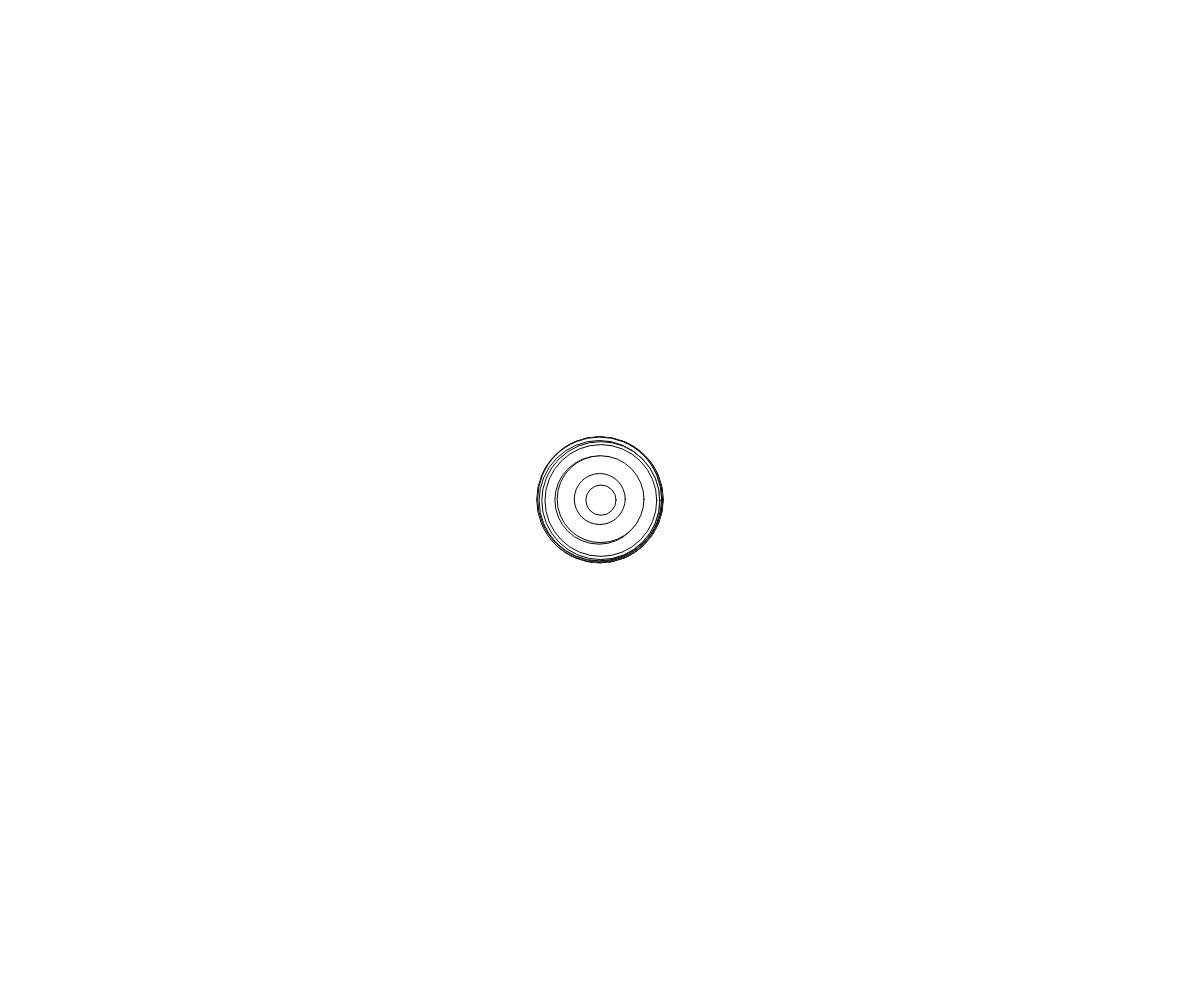
Frame 1 (no input)
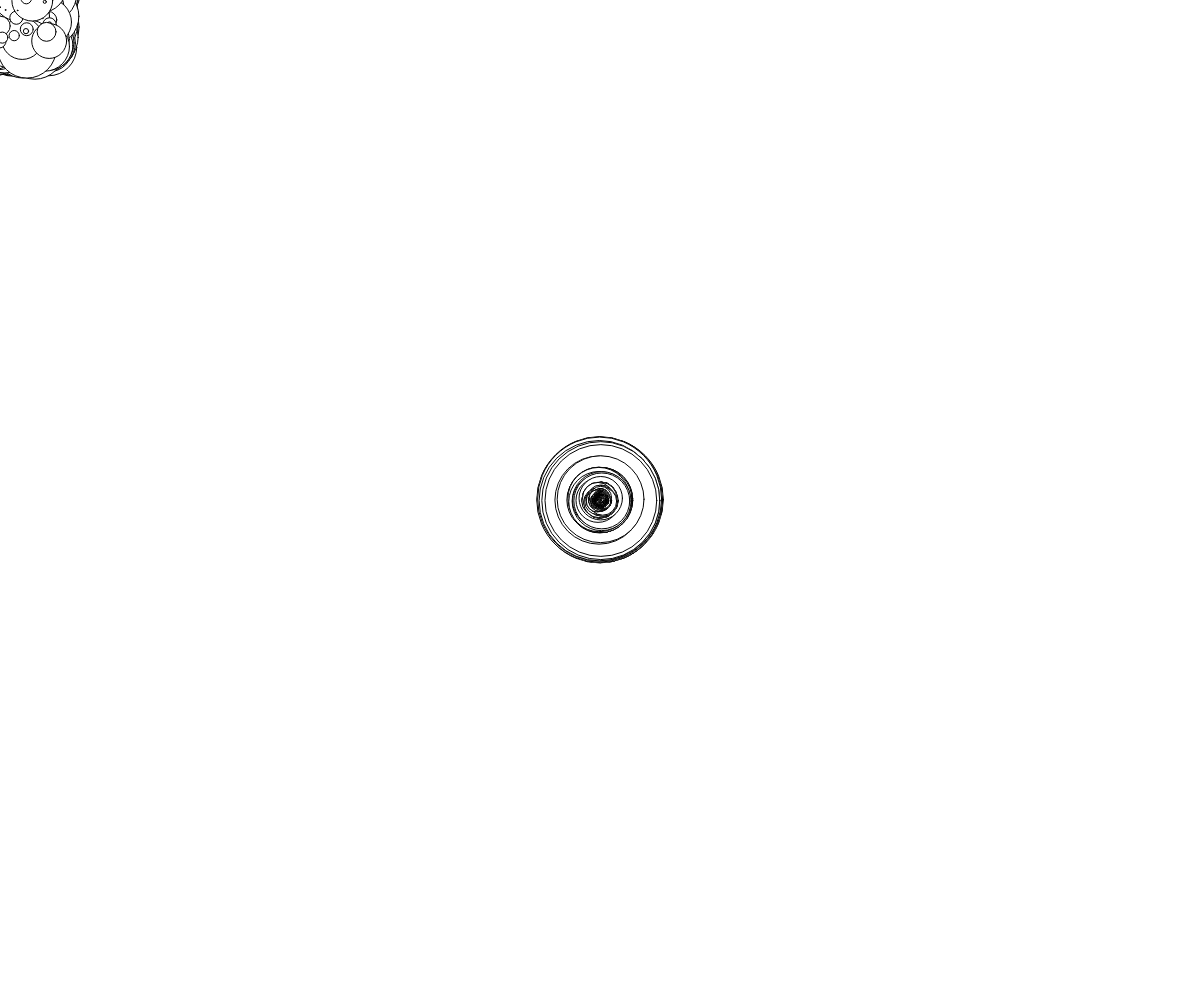
Frame 60 (no input)
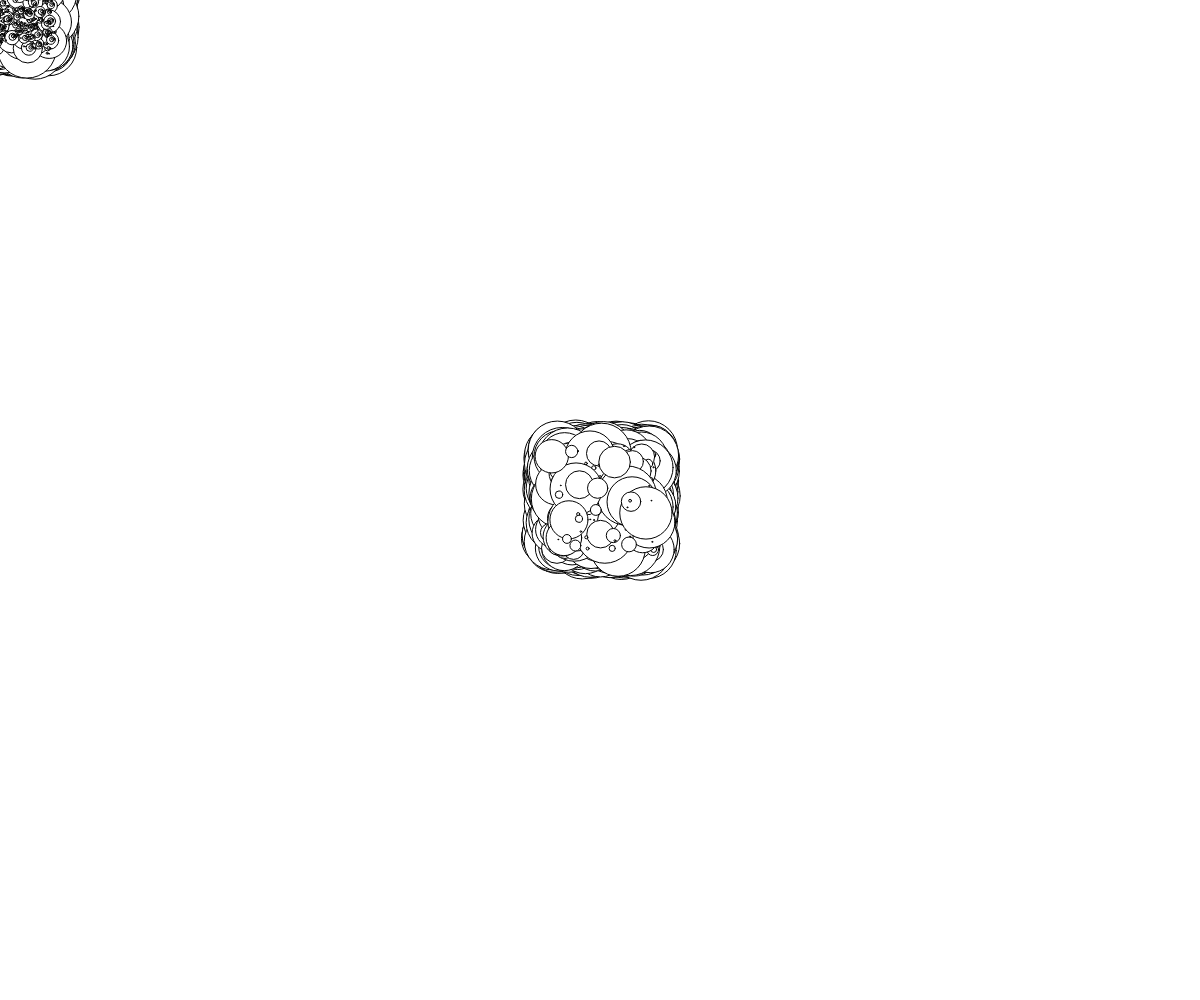
Frame 120 (the mouse pressed at the canvas centre since frame 60)

The p5.js sketch that drew these frames (run headless with seeded random() and noise() and a simulated clock; from frame 60 on, the mouse is pressed at the canvas centre):

// p5.js sketch
// ── sketch.js
const TOTAL = 600;
let points = [];

function setup() {
	createCanvas(windowWidth, windowHeight);
	
	for(var i = 0; i < TOTAL; i++){
		points.push({
			pos: createVector(width/2, height/2),
			dir: random(TWO_PI),
			size: random(1,250)
		});
	}
}

function draw() {
	var time = Date.now()/1000;
	for(var i = 0; i < TOTAL; i++){
		var point = points[i];
		
		//trick 2
		point.dir += noise(point.pos.x, point.pos.y, time)-0.49;
		
		var mouseAngle = atan2(mouseY-point.pos.y, mouseX-point.pos.x);
		point.dir += (mouseAngle - point.dir) * 0.05;
		point.size *= 0.5;

		if(point.size < 0.5){
			point.size = random(10, 60);
			point.pos.x = mouseX + random(-50, 50);
			point.pos.y = mouseY + random(-50, 50);
		}

		point.pos.x += Math.cos(point.dir);
		point.pos.y += Math.sin(point.dir);
		
		circle(point.pos.x, point.pos.y, point.size);
	}
}
